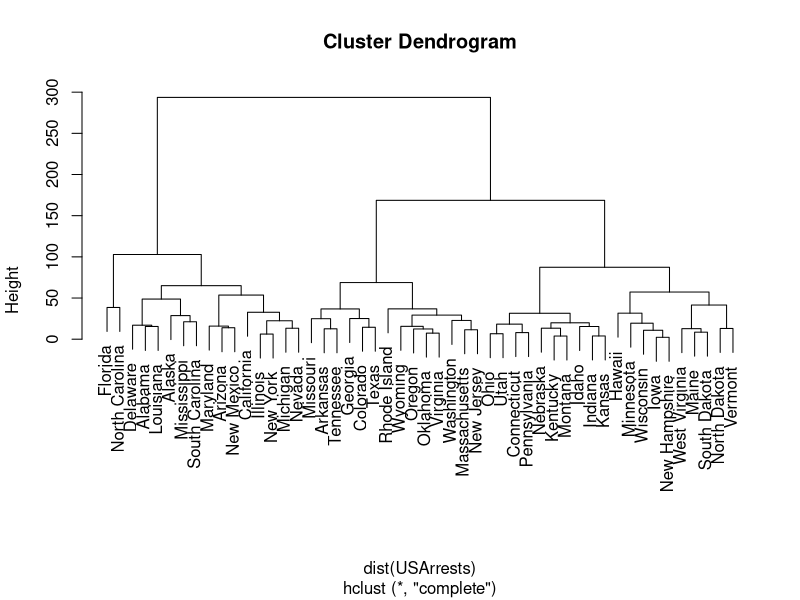
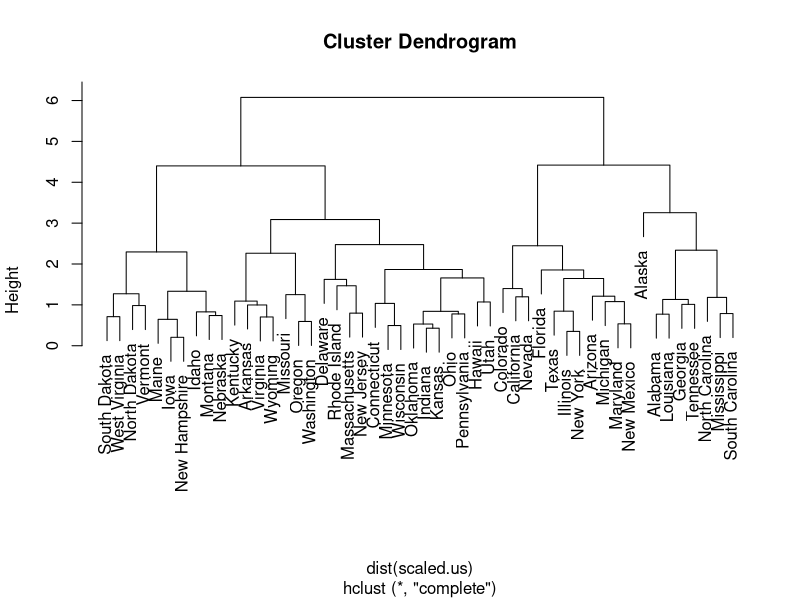

Write the R code that produced these figures, in order. (Note: this script raises an error after producing the figures.)
#########################
data(USArrests)
dim(USArrests)
head(USArrests)
scaled.us = scale(USArrests)
head(scaled.us)

a = dist(scaled.us^2)
b = as.dist(1-cor(t(scaled.us)))
summary(b/a)
#########################

#########################
library(dplyr)

apply(USArrests, 2, var)
apply(USArrests, 2, mean)

pr.out = prcomp(USArrests, center = TRUE, scale=TRUE)
pr.out
names(pr.out)
pr.out$sdev

pve = pr.out$sdev^2 / sum(pr.out$sdev^2)
pve


loadings = pr.out$rotation
pve2 = rep(NA, 4)
dmean = apply(USArrests, 2, mean)
dsdev = sqrt(apply(USArrests, 2, var))
dsc = sweep(USArrests, MARGIN=2, dmean, "-")
dsc = sweep(dsc, MARGIN=2, dsdev, "/")
for (i in 1:4) {
        proto_x = sweep(dsc, MARGIN=2, loadings[,i], "*")
        pc_x = apply(proto_x, 1, sum)
        pve2[i] = sum(pc_x^2)
}
pve2 = pve2/sum(dsc^2)
pve2
##########################


##########################

hc = hclust(dist(USArrests), method="complete")
plot(hc)
cutree(hc, 3)
# This shows which states belong to which cluster. 
table(cutree(hc,3))

# Scaled version

hc.s = hclust(dist(scaled.us), method="complete")
plot(hc.s)
cutree(hc.s, 3)
table(cutree(hc.s, 3), cutree(hc,3))

# Scaling the variable does affect the results you get after you cut the tree. This is because scaling the variables affects the heights of the branches. 
###########################


###########################
dim(dat)

dd = as.dist(1 - cor(dat))
plot(hclust(dd, method="complete"))
plot(hclust(dd, method="single"))
plot(hclust(dd, method="average"))
# Depending on the linkage method, it seperates it into 2 or 3 groups. 


pr.out = prcomp(t(dat))
summary(pr.out)
pr.out$rotation
total_load = apply(pr.out$rotation, 1, sum)
total_load
indices = order(abs(total_load), decreasing=T)
indices
indices[1:10]
total_load[indices[1:10]]
